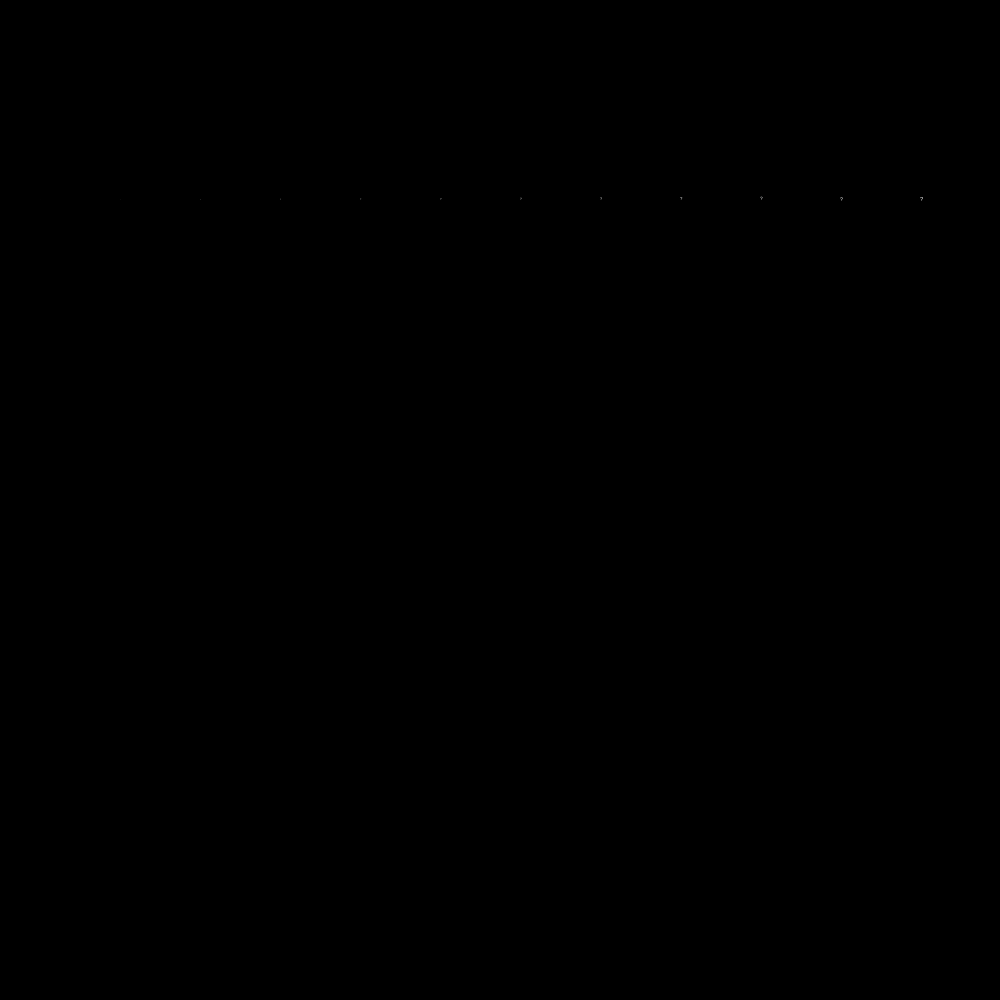
Frame 1 (no input)
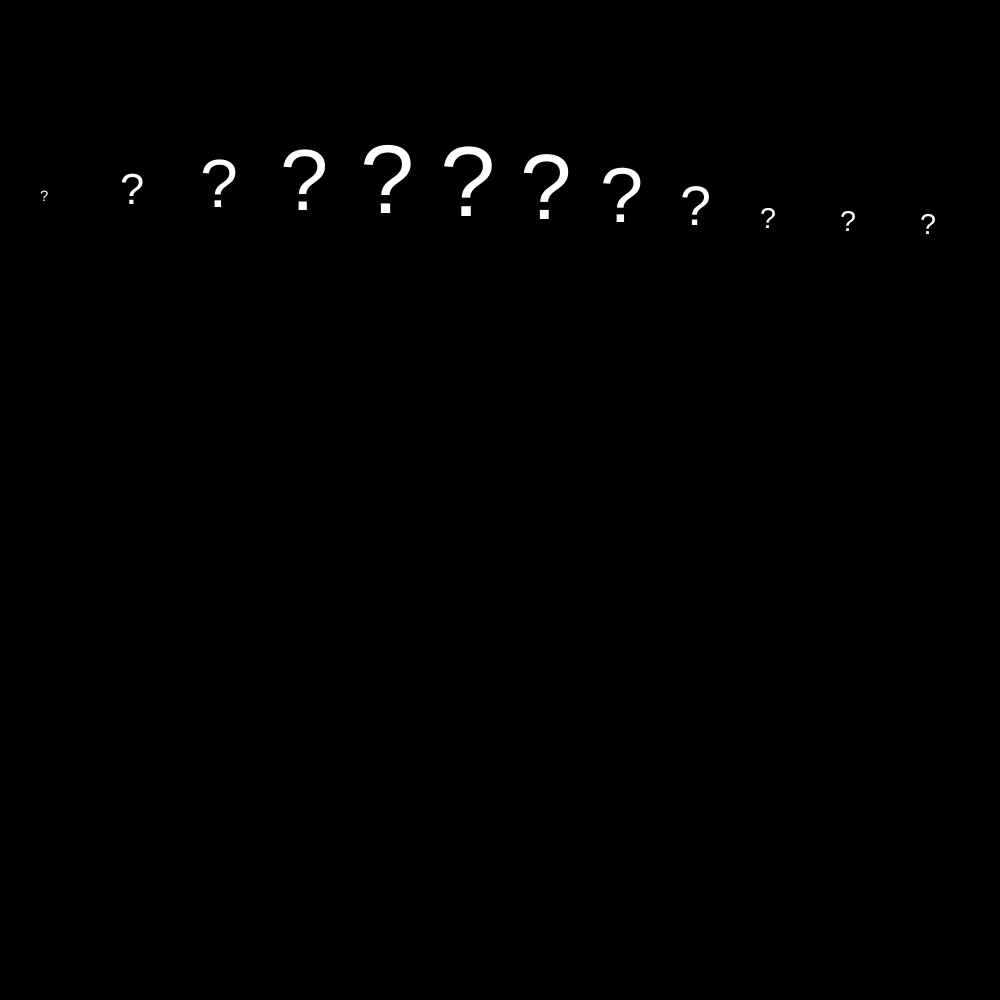
Frame 60 (no input)
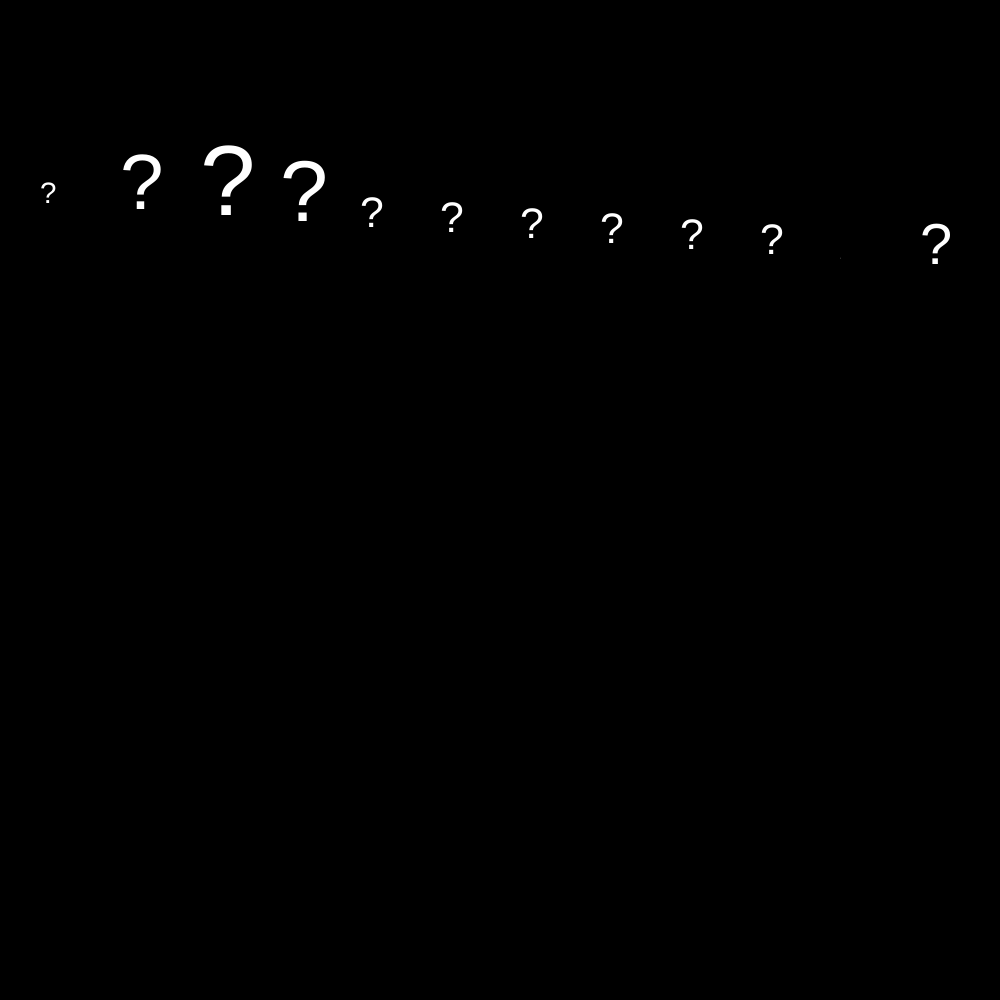
Frame 120 (the mouse pressed at the canvas centre since frame 60)

The p5.js sketch that drew these frames (run headless with seeded random() and noise() and a simulated clock; from frame 60 on, the mouse is pressed at the canvas centre):

// p5.js sketch
// ── sketch.js
function setup() {
  createCanvas(1000,1000);
  background(0);

  
}

function draw(){

  background(0)
  for (let i = 2; i < width - 2; i += 4) {
    textSize(sin(frameCount/800 * i)*100)
    fill(255)
    text("?", 20 * i , 200 + 100 *  sin(i *frameCount/8000))
  }
}
